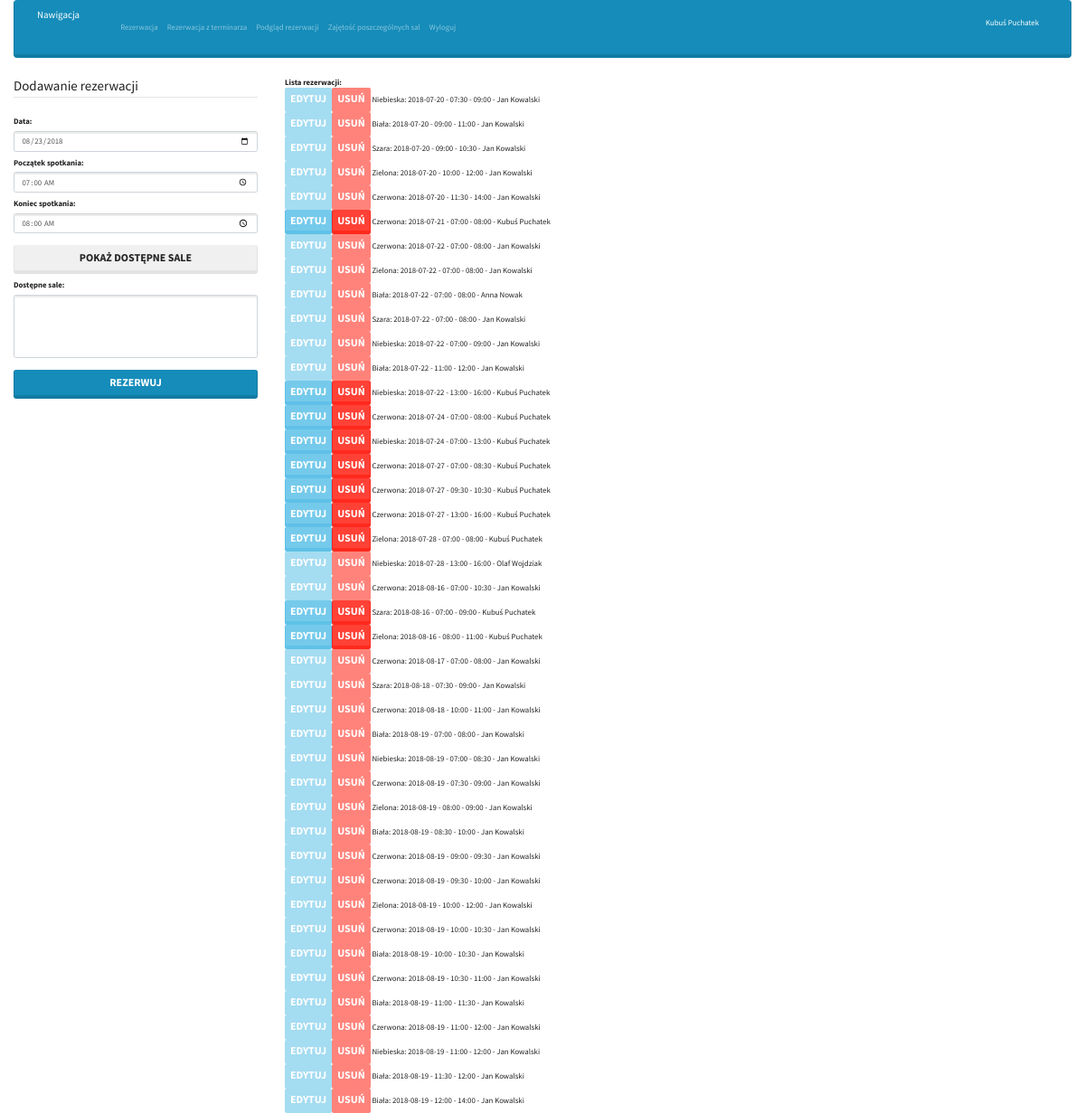
The app's page /rezerwacja.php (signed in) with its own data.
### tables this page shows
CREATE TABLE `pracownicy` (
  `id_pracownika` int(11) NOT NULL,
  `imie` varchar(20) NOT NULL,
  `nazwisko` varchar(40) NOT NULL,
  `username` varchar(20) NOT NULL,
  `password` varchar(15) NOT NULL
);

CREATE TABLE `rezerwacje` (
  `id_rezerwacji` int(11) NOT NULL,
  `data` date NOT NULL,
  `czas_start` time NOT NULL,
  `czas_stop` time NOT NULL,
  `id_pracownika` int(11) NOT NULL,
  `nazwa_sali` varchar(20) NOT NULL
);

### rezerwacja.php (the view, shortened to what this page needs)
<?php
function formGenerate($action,$warning){
    $form="<form  class='form-group' name='formularz' id='formularz' action='$action' method='post' >" ;
    $form.="<fieldset><legend>Dodawanie rezerwacji</legend>";
    $form.="<p id='warning'>  </p>";
    $form.="<label class='col-form-label' for='data'>Data:</label>";
    $form.="<input type='date' name='data' id='data' min='2010-01-01' max='2020-12-31' value='".date('Y-m-d')."' required class='form-control'>";
    $form.="<label class='col-form-label' for='timestart'>Początek spotkania:</label>";
    $form.="<input type='time' name='timestart' id='timestart' min='07:00' max='16:00' step='1800' value='07:00' onblur='my_round_start()' onchange='add_one()' required class='form-control'>";
    $form.="<label class='col-form-label' for='timefinish'>Koniec spotkania:</label>";
    $form.="<input type='time' name='timefinish' id='timefinish' min='07:00' max='16:00' step='1800' value='08:00' onblur='my_round_stop()' required class='form-control'><br/>";
    $form.="<div><input type='button' value='Pokaż dostępne sale' name='dostepne' onClick='salaCheckJS()' class='btn btn-secondary btn-lg btn-block'/></div>";
    $form.="<label class='col-form-label' for='sale'>Dostępne sale:</label>";
    $form.="<select name='sale' id='sale' class='form-control' size='5' required></select><br />";
    $form.="<input type='button' value='Rezerwuj' name='submi' id='submi' onclick='checkform()' class='btn btn-primary btn-lg btn-block'><br/>";
    $form.="<input type='hidden' name='wartosc' id='wartosc'><br/>";
    $form.="</fieldset></form>";
    return $form;
}
function show_reservations_list($pdo){
    try {
        $stmt = $pdo->query("SET CHARSET utf8");
        $stmt = $pdo->query("SET NAMES `utf8` COLLATE `utf8_general_ci`");
        $stmt = $pdo->query('   SELECT rezerwacje.id_rezerwacji, pracownicy.username, rezerwacje.data, rezerwacje.czas_start, rezerwacje.czas_stop, rezerwacje.nazwa_sali, pracownicy.imie, pracownicy.nazwisko, pracownicy.username FROM rezerwacje JOIN pracownicy WHERE rezerwacje.id_pracownika=pracownicy.id_pracownika
                                ORDER BY data,czas_start;');
        $stmt->execute();
        $HTMLreturnSequence='<b>Lista rezerwacji:</b><br/>';
        foreach ($stmt as $row) {
            if(($_SESSION['username']==$row['username']) or ($_SESSION['username']=='admin')) {
                $HTMLreturnSequence.="<input type='button' class='btn btn-info btn-sm' value='Edytuj' onclick='edit(".$row['id_rezerwacji'].")' />";
            } else {
                $HTMLreturnSequence.="<input type='button' class='btn btn-info btn-sm' value='Edytuj' disabled onclick='edit(".$row['id_rezerwacji'].")' />";
            }
            if(($_SESSION['username']==$row['username']) or ($_SESSION['username']=='admin')) {
                $HTMLreturnSequence.="<input type='button' class='btn btn-danger btn-sm' value='Usuń' onclick='del(".$row['id_rezerwacji'].")' />";
            } else {
                $HTMLreturnSequence.="<input type='button' class='btn btn-danger btn-sm' value='Usuń' disabled onclick='del(".$row['id_rezerwacji'].")' />";
            }
            $HTMLreturnSequence.='<a>'.'  '. $row['nazwa_sali'].': '.$row['data'] . ' - ' .substr($row['czas_start'],0,5). ' - ' .substr($row['czas_stop'],0,5). ' - ' .  $row['imie'].' '.$row['nazwisko'].'  </a><br/>';
        }
        return $HTMLreturnSequence;
    } catch (PDOException $e) {
        echo 'Połączenie nie mogło zostać utworzone: ' . $e->getMessage();
    }
}
require_once 'include/obslugaSesji.php';
require_once 'include/settings_db.php';
$warning="";
try{
    $pdo = new PDO("$DBEngine:host=$DBServer;dbname=$DBName", $DBUser, $DBPass);
    $pdo->setAttribute(PDO::ATTR_ERRMODE, PDO::ERRMODE_EXCEPTION);
} catch (PDOException $e){
    echo "Nie można się połączyć do bazy".$e->getMessage();
    die();
}
$TRESC="";
$TRESC.=formGenerate(basename(__FILE__),$warning);
$TRESC1=show_reservations_list($pdo);
require_once 'szablony/witryna.php';
?>

### skrypty/menu.php (shortened to what this page needs)
<?php
function getname($DBEngine,$DBServer,$DBUser,$DBPass,$DBName){
    if ($_SESSION['username']!='admin'){
        try{
            $pdo = new PDO("$DBEngine:host=$DBServer;dbname=$DBName", $DBUser, $DBPass);
            $pdo->setAttribute(PDO::ATTR_ERRMODE, PDO::ERRMODE_EXCEPTION);
        } catch (PDOException $e){
            echo "Nie można się połączyć do bazy".$e->getMessage();
            die();
        }
        try {
            $user_id=$_SESSION['username'];
            $stmt = $pdo->query("SET CHARSET utf8");
            $stmt = $pdo->query("SET NAMES `utf8` COLLATE `utf8_general_ci`");
            $stmt = $pdo->query('SELECT imie, nazwisko FROM pracownicy WHERE username="'.$user_id.'";');
            $stmt->execute();
            foreach ($stmt as $row) {
                $imie=$row['imie'];
                $nazwisko=$row['nazwisko'];
            }
            return $imie." ".$nazwisko;
        } catch (PDOException $e){
            echo "Nie można się połączyć do bazy".$e->getMessage();
            die();
        }
    } else {
        return $_SESSION['username'];
    }
}
function menu($menu,$DBEngine,$DBServer,$DBUser,$DBPass,$DBName)
{
	$tresc="";
	$tresc.='<nav class="navbar navbar-expand-lg navbar-dark bg-primary"><a class="navbar-brand" href=index.php>Nawigacja</a>';
	$tresc.='<button class="navbar-toggler" type="button" data-toggle="collapse" data-target="#navbarColor01" aria-controls="navbarColor01" aria-expanded="false" aria-label="Toggle navigation">';
	$tresc.='<span class="navbar-toggler-icon"></span></button>';
	$tresc.='<div class="collapse navbar-collapse" id="navbarColor01">';
	$tresc.='<ul class="navbar-nav mr-auto">';
    foreach ($menu['Public'] as $adres => $napis) {
        if (is_file($adres))
            $tresc .='<li class="nav-item"><a class="nav-link" href='.$adres.'>'.$napis.'</a></li>';
    }
    if (isset($_SESSION['username'])) {
        $tresc .= '<li class="nav-item"><a class="nav-link" href=logout.php>Wyloguj</a></li>';
    }else{
        $tresc .= '<li class="nav-item"><a class="nav-link" href=login.php>Zaloguj</a></li>';
    }
    $tresc.='</ul>';
    if(isset($_SESSION['username'])){
        $tresc.='<form class="form-inline my-2 my-lg-0">';
        $tresc.='<p class="mr-sm-3">'.getname($DBEngine,$DBServer,$DBUser,$DBPass,$DBName).'</p>';
        $tresc.='</form>';
    }
    $tresc.='</div></nav>';
	return $tresc;
}
?>

### records on screen
pracownicy: imie+nazwisko "Kubuś Puchatek"
rezerwacje: nazwa_sali "Niebieska", data "2018-07-20", czas_start "07:30", czas_stop "09:00", id_pracownika.imie "Jan", id_pracownika.nazwisko "Kowalski"
rezerwacje: nazwa_sali "Biała", data "2018-07-20", czas_start "09:00", czas_stop "11:00", id_pracownika.imie "Jan", id_pracownika.nazwisko "Kowalski"
rezerwacje: nazwa_sali "Szara", data "2018-07-20", czas_start "09:00", czas_stop "10:30", id_pracownika.imie "Jan", id_pracownika.nazwisko "Kowalski"
rezerwacje: nazwa_sali "Zielona", data "2018-07-20", czas_start "10:00", czas_stop "12:00", id_pracownika.imie "Jan", id_pracownika.nazwisko "Kowalski"
rezerwacje: nazwa_sali "Czerwona", data "2018-07-20", czas_start "11:30", czas_stop "14:00", id_pracownika.imie "Jan", id_pracownika.nazwisko "Kowalski"
rezerwacje: nazwa_sali "Czerwona", data "2018-07-21", czas_start "07:00", czas_stop "08:00", id_pracownika.imie "Kubuś", id_pracownika.nazwisko "Puchatek"
rezerwacje: nazwa_sali "Czerwona", data "2018-07-22", czas_start "07:00", czas_stop "08:00", id_pracownika.imie "Jan", id_pracownika.nazwisko "Kowalski"
rezerwacje: nazwa_sali "Zielona", data "2018-07-22", czas_start "07:00", czas_stop "08:00", id_pracownika.imie "Jan", id_pracownika.nazwisko "Kowalski"
rezerwacje: nazwa_sali "Biała", data "2018-07-22", czas_start "07:00", czas_stop "08:00", id_pracownika.imie "Anna", id_pracownika.nazwisko "Nowak"
rezerwacje: nazwa_sali "Szara", data "2018-07-22", czas_start "07:00", czas_stop "08:00", id_pracownika.imie "Jan", id_pracownika.nazwisko "Kowalski"
rezerwacje: nazwa_sali "Niebieska", data "2018-07-22", czas_start "07:00", czas_stop "09:00", id_pracownika.imie "Jan", id_pracownika.nazwisko "Kowalski"
rezerwacje: nazwa_sali "Biała", data "2018-07-22", czas_start "11:00", czas_stop "12:00", id_pracownika.imie "Jan", id_pracownika.nazwisko "Kowalski"
rezerwacje: nazwa_sali "Niebieska", data "2018-07-22", czas_start "13:00", czas_stop "16:00", id_pracownika.imie "Kubuś", id_pracownika.nazwisko "Puchatek"
rezerwacje: nazwa_sali "Czerwona", data "2018-07-24", czas_start "07:00", czas_stop "08:00", id_pracownika.imie "Kubuś", id_pracownika.nazwisko "Puchatek"
rezerwacje: nazwa_sali "Niebieska", data "2018-07-24", czas_start "07:00", czas_stop "13:00", id_pracownika.imie "Kubuś", id_pracownika.nazwisko "Puchatek"
rezerwacje: nazwa_sali "Czerwona", data "2018-07-27", czas_start "07:00", czas_stop "08:30", id_pracownika.imie "Kubuś", id_pracownika.nazwisko "Puchatek"
rezerwacje: nazwa_sali "Czerwona", data "2018-07-27", czas_start "09:30", czas_stop "10:30", id_pracownika.imie "Kubuś", id_pracownika.nazwisko "Puchatek"
rezerwacje: nazwa_sali "Czerwona", data "2018-07-27", czas_start "13:00", czas_stop "16:00", id_pracownika.imie "Kubuś", id_pracownika.nazwisko "Puchatek"
rezerwacje: nazwa_sali "Zielona", data "2018-07-28", czas_start "07:00", czas_stop "08:00", id_pracownika.imie "Kubuś", id_pracownika.nazwisko "Puchatek"
rezerwacje: nazwa_sali "Niebieska", data "2018-07-28", czas_start "13:00", czas_stop "16:00", id_pracownika.imie "Olaf", id_pracownika.nazwisko "Wojdziak"
rezerwacje: nazwa_sali "Czerwona", data "2018-08-16", czas_start "07:00", czas_stop "10:30", id_pracownika.imie "Jan", id_pracownika.nazwisko "Kowalski"
rezerwacje: nazwa_sali "Szara", data "2018-08-16", czas_start "07:00", czas_stop "09:00", id_pracownika.imie "Kubuś", id_pracownika.nazwisko "Puchatek"
rezerwacje: nazwa_sali "Zielona", data "2018-08-16", czas_start "08:00", czas_stop "11:00", id_pracownika.imie "Kubuś", id_pracownika.nazwisko "Puchatek"
rezerwacje: nazwa_sali "Czerwona", data "2018-08-17", czas_start "07:00", czas_stop "08:00", id_pracownika.imie "Jan", id_pracownika.nazwisko "Kowalski"
rezerwacje: nazwa_sali "Szara", data "2018-08-18", czas_start "07:30", czas_stop "09:00", id_pracownika.imie "Jan", id_pracownika.nazwisko "Kowalski"
rezerwacje: nazwa_sali "Czerwona", data "2018-08-18", czas_start "10:00", czas_stop "11:00", id_pracownika.imie "Jan", id_pracownika.nazwisko "Kowalski"
rezerwacje: nazwa_sali "Biała", data "2018-08-19", czas_start "07:00", czas_stop "08:00", id_pracownika.imie "Jan", id_pracownika.nazwisko "Kowalski"
rezerwacje: nazwa_sali "Niebieska", data "2018-08-19", czas_start "07:00", czas_stop "08:30", id_pracownika.imie "Jan", id_pracownika.nazwisko "Kowalski"
rezerwacje: nazwa_sali "Czerwona", data "2018-08-19", czas_start "07:30", czas_stop "09:00", id_pracownika.imie "Jan", id_pracownika.nazwisko "Kowalski"
rezerwacje: nazwa_sali "Zielona", data "2018-08-19", czas_start "08:00", czas_stop "09:00", id_pracownika.imie "Jan", id_pracownika.nazwisko "Kowalski"
rezerwacje: nazwa_sali "Biała", data "2018-08-19", czas_start "08:30", czas_stop "10:00", id_pracownika.imie "Jan", id_pracownika.nazwisko "Kowalski"
rezerwacje: nazwa_sali "Czerwona", data "2018-08-19", czas_start "09:00", czas_stop "09:30", id_pracownika.imie "Jan", id_pracownika.nazwisko "Kowalski"
rezerwacje: nazwa_sali "Czerwona", data "2018-08-19", czas_start "09:30", czas_stop "10:00", id_pracownika.imie "Jan", id_pracownika.nazwisko "Kowalski"
rezerwacje: nazwa_sali "Zielona", data "2018-08-19", czas_start "10:00", czas_stop "12:00", id_pracownika.imie "Jan", id_pracownika.nazwisko "Kowalski"
rezerwacje: nazwa_sali "Czerwona", data "2018-08-19", czas_start "10:00", czas_stop "10:30", id_pracownika.imie "Jan", id_pracownika.nazwisko "Kowalski"
rezerwacje: nazwa_sali "Biała", data "2018-08-19", czas_start "10:00", czas_stop "10:30", id_pracownika.imie "Jan", id_pracownika.nazwisko "Kowalski"
rezerwacje: nazwa_sali "Czerwona", data "2018-08-19", czas_start "10:30", czas_stop "11:00", id_pracownika.imie "Jan", id_pracownika.nazwisko "Kowalski"
rezerwacje: nazwa_sali "Biała", data "2018-08-19", czas_start "11:00", czas_stop "11:30", id_pracownika.imie "Jan", id_pracownika.nazwisko "Kowalski"
rezerwacje: nazwa_sali "Czerwona", data "2018-08-19", czas_start "11:00", czas_stop "12:00", id_pracownika.imie "Jan", id_pracownika.nazwisko "Kowalski"
rezerwacje: nazwa_sali "Niebieska", data "2018-08-19", czas_start "11:00", czas_stop "12:00", id_pracownika.imie "Jan", id_pracownika.nazwisko "Kowalski"
rezerwacje: nazwa_sali "Biała", data "2018-08-19", czas_start "11:30", czas_stop "12:00", id_pracownika.imie "Jan", id_pracownika.nazwisko "Kowalski"
rezerwacje: nazwa_sali "Biała", data "2018-08-19", czas_start "12:00", czas_stop "14:00", id_pracownika.imie "Jan", id_pracownika.nazwisko "Kowalski"

### other values on screen
$napis "Rezerwacja"
$napis "Rezerwacja z terminarza"
$napis "Podgląd rezerwacji"
$napis "Zajętość poszczególnych sal"
